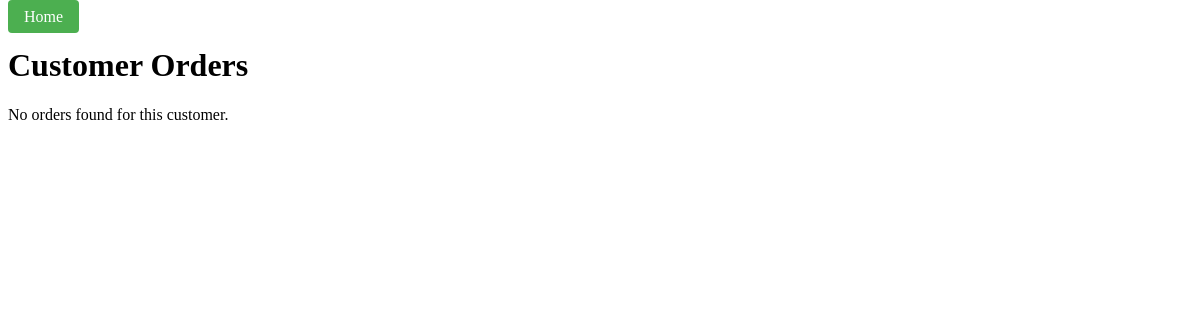
Page /customers/orders/1591113079 on the earlier database version.
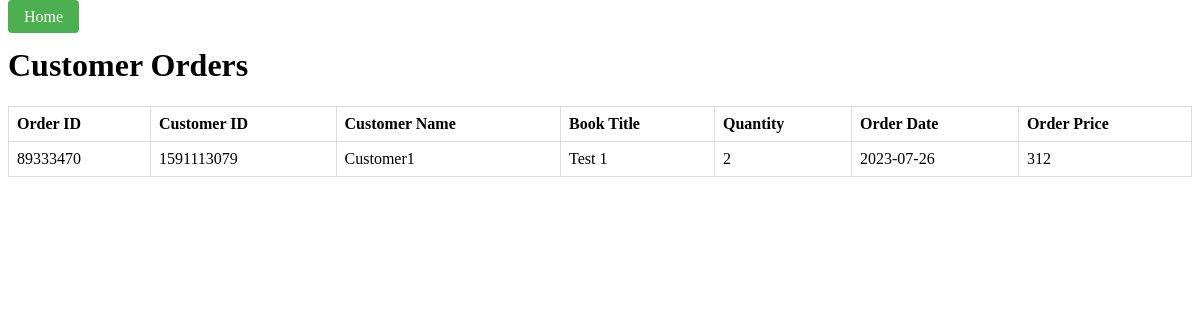
Same page on the later database version.
### tables this page shows
CREATE TABLE Orders (
                        order_id INTEGER PRIMARY KEY,
                        customer_id INTEGER,
                        book_id INTEGER,
                        quantity INTEGER,
                        order_date TEXT,
                        Total_price INTEGER,
                        FOREIGN KEY (customer_id) REFERENCES Customers (customer_id),
                        FOREIGN KEY (book_id) REFERENCES Books (book_id)
                    );

CREATE TABLE Customers (
                        customer_id INTEGER PRIMARY KEY,
                        name TEXT,
                        email TEXT,
                        phone TEXT
                    );

CREATE TABLE Books (
                        book_id INTEGER PRIMARY KEY AUTOINCREMENT,
                        title TEXT,
                        author TEXT,
                        price REAL,
                        publication_year INTEGER
                    , "publisher_id" TEXT);

### main.py (the view)
@app.route('/customers/orders/<int:customer_id>')
def display_customer_orders(customer_id):
    conn = get_db()
    cursor = conn.cursor()
    cursor.execute('''SELECT Orders.order_id, Customers.customer_id, Customers.name, Books.title, Orders.quantity, Orders.order_date, Orders.Total_price
                    FROM Orders
                    JOIN Customers ON Orders.customer_id = Customers.customer_id
                    JOIN Books ON Orders.book_id = Books.book_id
                    WHERE Customers.customer_id = ?''', (customer_id,))
    customer_orders = cursor.fetchall()
    return render_template('customer_orders.html', customer_orders=customer_orders)

### main.py (called while the page is built)
def get_db():
    db = getattr(g, '_database', None)
    if db is None:
        db = g._database = sqlite3.connect('bookstore.db')
    return db

### templates/customer_orders.html (shortened to what this page needs)
<!DOCTYPE html>
<html>
<head>
    <link rel="stylesheet" type="text/css" href="{{ url_for('static', filename='styles.css') }}">
</head>
<body>
    <a href="/" class="home-button">Home</a>
    <h1>Customer Orders</h1>
    {% if customer_orders %}
        <table>
            <thead>
                <tr>
                    <th>Order ID</th>
                    <th>Customer ID</th>
                    <th>Customer Name</th>
                    <th>Book Title</th>
                    <th>Quantity</th>
                    <th>Order Date</th>
                    <th>Order Price</th>
                </tr>
            </thead>
            <tbody>
                {% for order in customer_orders %}
                <tr>
                    <td>{{ order[0] }}</td>
                    <td>{{ order[1] }}</td>
                    <td>{{ order[2] }}</td>
                    <td>{{ order[3] }}</td>
                    <td>{{ order[4] }}</td>
                    <td>{{ order[5] }}</td>
                    <td>{{order[6]}}</td>
                </tr>
                {% endfor %}
            </tbody>
        </table>
    {% else %}
        <p>No orders found for this customer.</p>
    {% endif %}
</body>
</html>

### templates/customer_orders.html (style rules this page uses)
table { border-collapse: collapse; width: 100%; }
th, td { border: 1px solid #dddddd; text-align: left; padding: 8px; }
.home-button { background-color: #4CAF50; color: white; padding: 8px 16px; text-align: center; text-decoration: none; font-size: 16px; margin-top: 10px; margin-right: 10px; cursor: pointer; border: none; border-radius: 4px; }

Differences in the rows shown:
added Orders: order_id "89333470", customer_id "1591113079", name "Customer1", title "Test 1", quantity "2", order_date "2023-07-26", Total_price "312"
Other differences:
text no longer shown: "No orders found for this customer."
text now shown: "Order ID Customer ID Customer Name Book Title Quantity Order Date Order Price"
